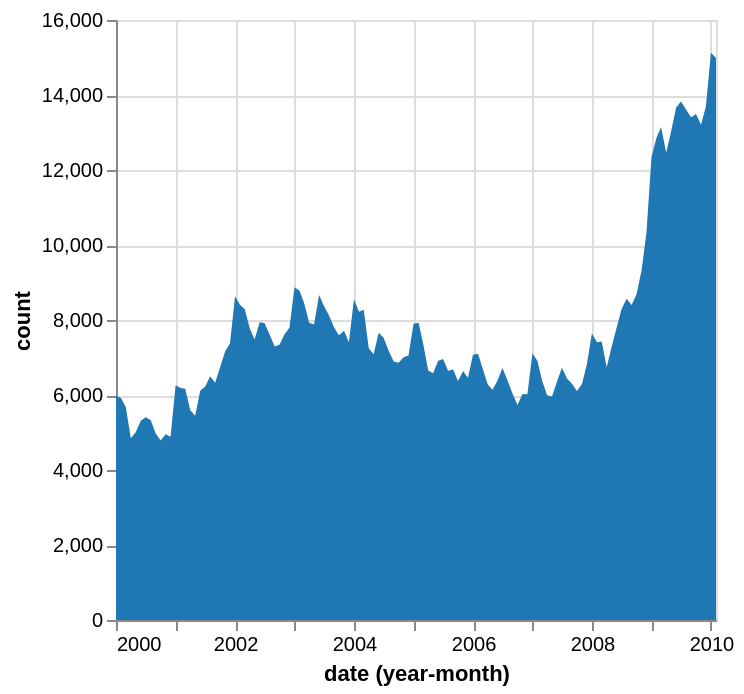

Vega-Lite specification for this chart:
### Vega-Lite specification from a JSON file in a GitHub repository (floating-point values rounded to 4 significant figures; data arrays with more than 128 entries replaced by an {"elided": "..."} marker saying what was removed)
{"$schema": "https://vega.github.io/schema/vega-lite/v4.json", "width": "container", "height": "container", "data": {"values": {"elided": "1708 records"}}, "layer": [{"mark": {"type": "area", "tooltip": true}, "encoding": {"x": {"timeUnit": "yearmonth", "field": "date", "type": "temporal", "axis": {"format": "%Y", "orient": "bottom"}}, "y": {"aggregate": "sum", "field": "count", "type": "quantitative", "axis": {"title": "count", "orient": "left"}}, "color": {"value": "#1f77b4"}}}]}
